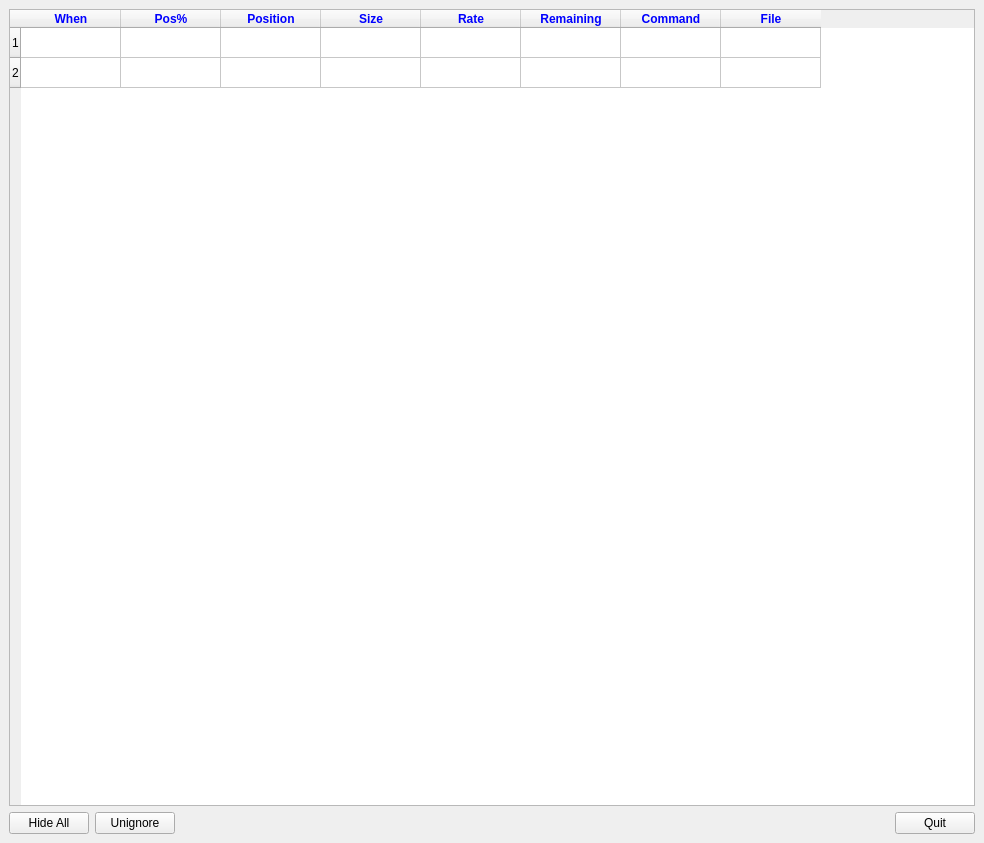
<?xml version="1.0" encoding="UTF-8"?>
<ui version="4.0">
 <class>MainWindow</class>
 <widget class="QMainWindow" name="MainWindow">
  <property name="geometry">
   <rect>
    <x>0</x>
    <y>0</y>
    <width>984</width>
    <height>843</height>
   </rect>
  </property>
  <property name="windowTitle">
   <string>QtProgress</string>
  </property>
  <widget class="QWidget" name="centralwidget">
   <layout class="QGridLayout" name="gridLayout">
    <item row="0" column="0">
     <layout class="QVBoxLayout" name="verticalLayout">
      <item>
       <widget class="QTableWidget" name="mainTable">
        <property name="sizePolicy">
         <sizepolicy hsizetype="Expanding" vsizetype="Expanding">
          <horstretch>0</horstretch>
          <verstretch>0</verstretch>
         </sizepolicy>
        </property>
        <property name="autoFillBackground">
         <bool>false</bool>
        </property>
        <property name="rowCount">
         <number>2</number>
        </property>
        <property name="columnCount">
         <number>8</number>
        </property>
        <row/>
        <row/>
        <column>
         <property name="text">
          <string>When</string>
         </property>
         <property name="font">
          <font>
           <weight>75</weight>
           <bold>true</bold>
          </font>
         </property>
         <property name="foreground">
          <brush brushstyle="SolidPattern">
           <color alpha="255">
            <red>0</red>
            <green>0</green>
            <blue>255</blue>
           </color>
          </brush>
         </property>
        </column>
        <column>
         <property name="text">
          <string>Pos%</string>
         </property>
         <property name="font">
          <font>
           <weight>75</weight>
           <bold>true</bold>
          </font>
         </property>
         <property name="foreground">
          <brush brushstyle="SolidPattern">
           <color alpha="255">
            <red>0</red>
            <green>0</green>
            <blue>255</blue>
           </color>
          </brush>
         </property>
        </column>
        <column>
         <property name="text">
          <string>Position</string>
         </property>
         <property name="font">
          <font>
           <weight>75</weight>
           <bold>true</bold>
          </font>
         </property>
         <property name="foreground">
          <brush brushstyle="SolidPattern">
           <color alpha="255">
            <red>0</red>
            <green>0</green>
            <blue>255</blue>
           </color>
          </brush>
         </property>
        </column>
        <column>
         <property name="text">
          <string>Size</string>
         </property>
         <property name="font">
          <font>
           <weight>75</weight>
           <bold>true</bold>
          </font>
         </property>
         <property name="foreground">
          <brush brushstyle="SolidPattern">
           <color alpha="255">
            <red>0</red>
            <green>0</green>
            <blue>255</blue>
           </color>
          </brush>
         </property>
        </column>
        <column>
         <property name="text">
          <string>Rate</string>
         </property>
         <property name="font">
          <font>
           <weight>75</weight>
           <bold>true</bold>
          </font>
         </property>
         <property name="foreground">
          <brush brushstyle="SolidPattern">
           <color alpha="255">
            <red>0</red>
            <green>0</green>
            <blue>255</blue>
           </color>
          </brush>
         </property>
        </column>
        <column>
         <property name="text">
          <string>Remaining</string>
         </property>
         <property name="font">
          <font>
           <weight>75</weight>
           <bold>true</bold>
          </font>
         </property>
         <property name="foreground">
          <brush brushstyle="SolidPattern">
           <color alpha="255">
            <red>0</red>
            <green>0</green>
            <blue>255</blue>
           </color>
          </brush>
         </property>
        </column>
        <column>
         <property name="text">
          <string>Command</string>
         </property>
         <property name="font">
          <font>
           <weight>75</weight>
           <bold>true</bold>
          </font>
         </property>
         <property name="foreground">
          <brush brushstyle="SolidPattern">
           <color alpha="255">
            <red>0</red>
            <green>0</green>
            <blue>255</blue>
           </color>
          </brush>
         </property>
        </column>
        <column>
         <property name="text">
          <string>File</string>
         </property>
         <property name="font">
          <font>
           <weight>75</weight>
           <bold>true</bold>
          </font>
         </property>
         <property name="foreground">
          <brush brushstyle="SolidPattern">
           <color alpha="255">
            <red>0</red>
            <green>0</green>
            <blue>255</blue>
           </color>
          </brush>
         </property>
        </column>
        <item row="0" column="0">
         <property name="text">
          <string/>
         </property>
        </item>
        <item row="0" column="1">
         <property name="text">
          <string/>
         </property>
        </item>
        <item row="0" column="3">
         <property name="text">
          <string/>
         </property>
        </item>
        <item row="0" column="4">
         <property name="text">
          <string/>
         </property>
        </item>
        <item row="0" column="5">
         <property name="text">
          <string/>
         </property>
        </item>
        <item row="1" column="0">
         <property name="text">
          <string/>
         </property>
        </item>
        <item row="1" column="4">
         <property name="text">
          <string/>
         </property>
        </item>
       </widget>
      </item>
      <item>
       <layout class="QHBoxLayout" name="horizontalLayout">
        <item>
         <widget class="QPushButton" name="pushButton_hide">
          <property name="text">
           <string>Hide All</string>
          </property>
         </widget>
        </item>
        <item>
         <widget class="QPushButton" name="pushButton_unignore">
          <property name="text">
           <string>Unignore</string>
          </property>
         </widget>
        </item>
        <item>
         <spacer name="horizontalSpacer">
          <property name="orientation">
           <enum>Qt::Horizontal</enum>
          </property>
          <property name="sizeHint" stdset="0">
           <size>
            <width>40</width>
            <height>20</height>
           </size>
          </property>
         </spacer>
        </item>
        <item>
         <widget class="QPushButton" name="pushButton_quit">
          <property name="text">
           <string>Quit</string>
          </property>
          <property name="shortcut">
           <string>Ctrl+Q</string>
          </property>
         </widget>
        </item>
       </layout>
      </item>
     </layout>
    </item>
   </layout>
  </widget>
  <widget class="QMenuBar" name="menubar">
   <property name="geometry">
    <rect>
     <x>0</x>
     <y>0</y>
     <width>984</width>
     <height>22</height>
    </rect>
   </property>
  </widget>
 </widget>
 <resources/>
 <connections/>
</ui>
